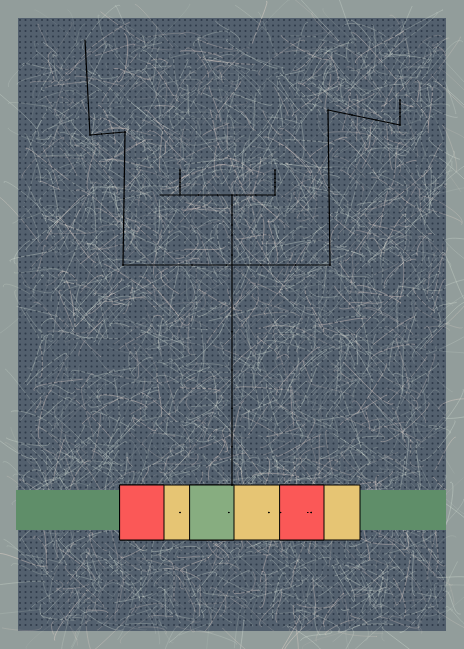
Frame 1 (no input)
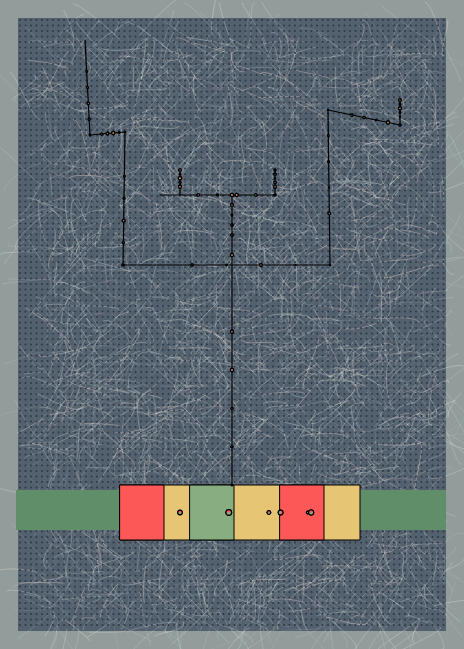
Frame 60 (no input)
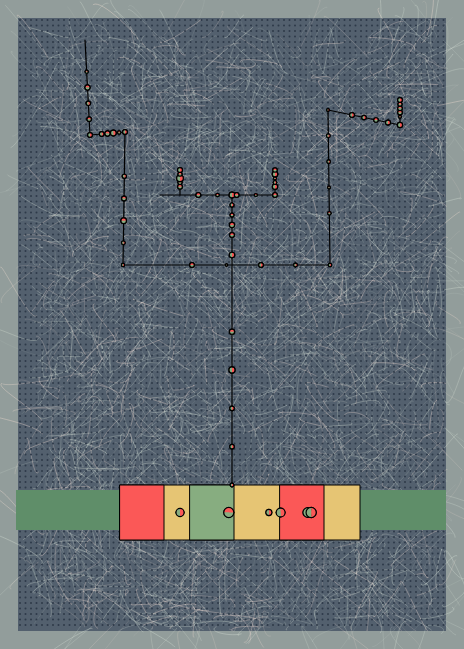
Frame 120 (the mouse pressed at the canvas centre since frame 60)

The p5.js sketch that drew these frames (run headless with seeded random() and noise() and a simulated clock; from frame 60 on, the mouse is pressed at the canvas centre):

// p5.js sketch
// ── sketch.js
let apples = [];
let branches = [];
let bottomRectApples = [];
let trunkApple;

function setup() {
  createCanvas(464, 649);// Set the canvas size
  /* added by individual */
  initializeAll();// Initialize all elements
}

function windowResized() {
  resizeCanvas(windowWidth, windowHeight);// Resize window's width and height
  /* added by individual */
  initializeAll();
}

/* added by individual */
function draw() {
  drawCanvas();
  updateApples();
}

function drawCanvas() {
  let canvasWidth = width;
  let canvasHeight = height;
  background(146, 157, 155);// Set the background color
  noStroke();
  drawOilPainting(canvasWidth, canvasHeight);//Draw inner layer
  drawRoots(canvasWidth, canvasHeight);// Draw roots
  drawBottomRectangle(canvasWidth, canvasHeight);// Draw bottom rectangle
  drawBranchesAndApples(canvasWidth, canvasHeight);// Draw branches and apples
  trunkApple.draw(); // Draw the trunk apple
}

function drawOilPainting(w, h) {
  fill(83, 96, 110);
  rect(18, 18, w - 36, h - 36);// Draw the rectangle for the oil painting
  noFill();// Draw multiple bezier curves to create the oil painting effect
  for (let i = 0; i < 2600; i++) {
    let strokeWeightValue = random(0.36, 0.08);
    stroke(i % 3 === 0 ? 255 : 220, 230, 219);
    strokeWeight(strokeWeightValue);
    let x1 = random(36, w - 18);
    let y1 = random(36, h - 18);
    let x2 = x1 + random(-50, 50);
    let y2 = y1 + random(-50, 50);
    let cp1x = random(x1 + 10, x1 - 10);
    let cp1y = random(y1 + 10, y1 - 10);
    let cp2x = random(x2 - 10, x2 + 10);
    let cp2y = random(y2 - 10, y2 + 5);
    bezier(x1, y1, cp1x, cp1y, cp2x, cp2y, x2, y2);
  }
  fill(46, 58, 73);// Draw multiple small ellipses to create the texture
  noStroke();
  let xDots = (w - 40) / 5.5;
  let yDots = (h - 40) / 5.5;
  for (let i = 0; i < xDots; i++) {
    for (let j = 0; j < yDots; j++) {
      ellipse(20 + i * 5.5, 20 + j * 5.5, 2, 2);// Draw texture dots
    }
  }
}

function drawRoots(canvasWidth, canvasHeight) {// Calculate and draw the roots rectangle
  let rootX = 16 / 464 * canvasWidth;
  let rootY = 490 / 649 * canvasHeight;
  let rootWidth = 430 / 464 * canvasWidth;
  let rootHeight = 40 / 649 * canvasHeight;
  fill(95, 142, 105);
  rect(rootX, rootY, rootWidth, rootHeight);
}

function drawBottomRectangle(canvasWidth, canvasHeight) {// Calculate and draw the bottom rectangle
  let rectX = canvasWidth * 120 / 464;
  let rectY = canvasHeight * 485 / 649;
  let rectW = canvasWidth * 240 / 464;
  let rectH = canvasHeight * 55 / 649;
  fill(46, 58, 73);
  stroke(0);
  strokeWeight(1);
  fill(230, 197, 116);
  rect(rectX, rectY, rectW, rectH); //Draw the main bottom rectangle
  fill(251, 88, 87);
  rect(rectX, rectY, canvasWidth * 44 / 464, rectH);// Draw smaller rectangles
  rect(rectX + canvasWidth * 160 / 464, rectY, canvasWidth * 44 / 464, rectH);
  fill(135, 173, 128);
  rect(rectX + canvasWidth * 70 / 464, rectY, canvasWidth * 44 / 464, rectH);
  drawApplesOnRectangle(rectX, rectY, rectW, rectH);// Draw apples on the bottom rectangle
}

function drawApplesOnRectangle(rectX, rectY, rectW, rectH) {
  bottomRectApples.forEach(apple => {
    apple.update();// Update each apple
    apple.draw();// Draw each apple
  });
}

function drawBranchesAndApples(canvasWidth, canvasHeight) {// Draw branches and apples
  branches.forEach(branch => branch.draw());
}

/* added by individual */
function initializeAll() {
  apples = [];// Clear the apples array
  branches = [];// Clear the branches array
  bottomRectApples = [];// Clear the bottom rectangle apples array
  initializeBranches();
  initializeBottomRectApples();
  initializeTrunkApple();
}

function initializeBranches() {
  let canvasWidth = width;
  let canvasHeight = height;
/* end added by individual */
  branches = [
    new Branch(85 / 464 * canvasWidth, 40 / 649 * canvasHeight, 90 / 464 * canvasWidth, 135 / 649 * canvasHeight),
    new Branch(90 / 464 * canvasWidth, 135 / 649 * canvasHeight, 125 / 464 * canvasWidth, 132 / 649 * canvasHeight),
    new Branch(125 / 464 * canvasWidth, 132 / 649 * canvasHeight, 123 / 464 * canvasWidth, 265 / 649 * canvasHeight),
    new Branch(123 / 464 * canvasWidth, 265 / 649 * canvasHeight, 330 / 464 * canvasWidth, 265 / 649 * canvasHeight),
    new Branch(330 / 464 * canvasWidth, 265 / 649 * canvasHeight, 328 / 464 * canvasWidth, 110 / 649 * canvasHeight),
    new Branch(328 / 464 * canvasWidth, 110 / 649 * canvasHeight, 400 / 464 * canvasWidth, 125 / 649 * canvasHeight),
    new Branch(400 / 464 * canvasWidth, 125 / 649 * canvasHeight, 400 / 464 * canvasWidth, 100 / 649 * canvasHeight),
    new Branch(232 / 464 * canvasWidth, 255 / 649 * canvasHeight, 232 / 464 * canvasWidth, 195 / 649 * canvasHeight),
    new Branch(160 / 464 * canvasWidth, 195 / 649 * canvasHeight, 275 / 464 * canvasWidth, 195 / 649 * canvasHeight),
    new Branch(180 / 464 * canvasWidth, 195 / 649 * canvasHeight, 180 / 464 * canvasWidth, 170 / 649 * canvasHeight),
    new Branch(275 / 464 * canvasWidth, 195 / 649 * canvasHeight, 275 / 464 * canvasWidth, 170 / 649 * canvasHeight),
    new Branch(232 / 464 * canvasWidth, 255 / 649 * canvasHeight, 232 / 464 * canvasWidth, 485 / 649 * canvasHeight)
  ];
  branches.forEach(branch => branch.addApples(5));// Add apples to each branch
}

/* added by individual */
function initializeBottomRectApples() {
  let rectX = width * 120 / 464;
  let rectY = height * 485 / 649;
  let rectW = width * 240 / 464;
  let rectH = height * 55 / 649;
  for (let i = 0; i < 6; i++) {
    let appleDiameter = random(20, 50);
    let apple = new Apple(appleDiameter, false); // Apples in the bottom rectangle cannot fall
    let attempts = 0, maxAttempts = 100;
    do {
      let randomX = random(rectX + appleDiameter / 2, rectX + rectW - appleDiameter / 2);
      apple.setPosition(randomX, rectY + rectH / 2);// Set the apple position
      if (attempts++ > maxAttempts) break;// Avoid infinite loop
    } while (bottomRectApples.some(a => applesOverlap(a, apple)));
    if (attempts <= maxAttempts) {
      bottomRectApples.push(apple);// Add apple to array if no overlap
    }
  }
}

function initializeTrunkApple() {
  let trunkX = width * 232 / 464;
  let trunkY = height * 255 / 649;
  let appleDiameter = random(30, 50);
  trunkApple = new Apple(appleDiameter, false); // Trunk apple cannot fall
  trunkApple.setPosition(trunkX, trunkY);// Set the trunk apple position
}

function updateApples() {
  apples.forEach(apple => {
    apple.update();
    apple.draw();// Draw each apple
  });
  bottomRectApples.forEach(apple => {
    apple.update(); // Ensure apples in bottom rectangle can grow
    apple.draw();// Draw each bottom rectangle apple
  });
  trunkApple.update(); // Ensure the trunk apple can grow
  trunkApple.draw();// Draw the trunk apple
}
/* end added by individual */

class Branch {// Branch class for managing the drawing of branches and apples
  constructor(x1, y1, x2, y2) {// Constructor initializes a branch with its start and end coordinates
    this.x1 = x1;
    this.y1 = y1;
    this.x2 = x2;
    this.y2 = y2;
    this.apples = [];// Array to hold Apple objects on this branch
  }

  draw() {// Draws the branch as a line from its start to end points
    stroke(0, 0, 0);
    strokeWeight(1.2);
    line(this.x1, this.y1, this.x2, this.y2);// Draw the line representing the branch
    /* added by individual */
    this.drawApples();// Draw the apples on the branch
  }

  drawApples() {// Draws the apples on the branch
    this.apples.forEach(apple => apple.draw());
  }

  addApples(numApples) {// Adds a specified number of apples along the branch
    let spacing = this.calculateSpacing(numApples);// Calculate spacing between apples along the branch based on the number of apples
    let attempts, maxAttempts = 100;// Temporary variable for attempt count in positioning apples
    for (let i = 0; i < numApples; i++) {
      let appleDiameter = random(20, 85);// Randomly determine the diameter for each apple
      let apple = new Apple(appleDiameter, true, this.x1, this.y1, this.x2, this.y2); // Apples on branches can fall
      attempts = 0;// Reset attempts for each apple

      do {// Position apples ensuring they do not overlap
        let t = (spacing * (i + 2)) / dist(this.x1, this.y1, this.x2, this.y2);// Calculates the linear interpolation parameter t along the branch and sets the apple position        
        apple.setPosition(lerp(this.x1, this.x2, t), lerp(this.y1, this.y2, t));
        if (attempts++ > maxAttempts) {// Limit the number of attempts to position each apple to prevent infinite loops
          break;
        }
      } while (this.apples.some(a => applesOverlap(a, apple)));// Check for overlapping apples
      if (attempts <= maxAttempts) {// If the maximum limit is not exceeded, draw and store apples
        this.apples.push(apple);
        /* added by individual */
        apples.push(apple);
      }
    }
  }

  calculateSpacing(numApples) {// Calculates the distance-based spacing between apples on the branch
    return dist(this.x1, this.y1, this.x2, this.y2) / (numApples + 1);
  }
}

function applesOverlap(apple1, apple2) {// Defines a function to check if two apples overlap
  let distance = dist(apple1.x, apple1.y, apple2.x, apple2.y);// Calculate the distance between the centers of two apples
  return distance < (apple1.diameter / 2 + apple2.diameter / 2);// Return true if the distance is less than the sum of their radii
}

class Apple {// Apple class for creating and drawing apples
  constructor(diameter, canFall, branchX1, branchY1, branchX2, branchY2) {
    this.x = 0;
    this.y = 0;
    this.diameter = 0;
    this.targetDiameter = 45;
    this.color1 = color(251, 88, 87);
    this.color2 = color(135, 173, 128);
    /* added by individual */
    this.growthRate = random(0.04, 0.05);// Random growth rate
    this.falling = false;
    this.canFall = canFall;
    this.branchX1 = branchX1;
    this.branchY1 = branchY1;
    this.branchX2 = branchX2;
    this.branchY2 = branchY2;
    this.noiseOffset = random(1000); // Adding Perlin noise offset for growth
  }

  setPosition(x, y) {// Set the position of the apple
    this.x = x;
    this.y = y;
  }
  
  /* added by individual */
  update() {
    if (!this.falling) {
      this.diameter += this.growthRate;// Increase diameter
      if (this.diameter >= this.targetDiameter) {
        this.diameter = this.targetDiameter;// Cap diameter at target size
        if (this.canFall) this.falling = true;// Enable falling if allowed
      }
    } else {
      this.y += 5; // Fall straight down
      if (this.y - this.diameter / 2 > height) { // Check if apple falls off canvas
        let t = random(0, 1);
        this.setPosition(lerp(this.branchX1, this.branchX2, t), lerp(this.branchY1, this.branchY2, t));// Reset position
        this.falling = false;
        this.diameter = 0; // Reset diameter to grow again
      }
    }

    this.diameter += map(noise(this.noiseOffset), 0, 1, -0.1, 0.1);// Adjust diameter with Perlin noise
    this.noiseOffset += 0.1;// Increment noise offset
  }/* end added by individual */

  draw() {// Draw the apple with split colors
    if (random() < 0.5) {// Split horizontally
      fill(this.color1);// Set color arrangement by different split, color1 is red, color2 is green
      arc(this.x, this.y, this.diameter, this.diameter, PI, TWO_PI);// Draw first half of apple
      fill(this.color2);
      arc(this.x, this.y, this.diameter, this.diameter, 0, PI);// Draw second half of apple
    } else {// Split vertically
      fill(this.color1);
      arc(this.x, this.y, this.diameter, this.diameter, -HALF_PI, HALF_PI);// Draw first half of apple
      fill(this.color2);
      arc(this.x, this.y, this.diameter, this.diameter, HALF_PI, -HALF_PI);// Draw second half of apple
    }
  }
}
